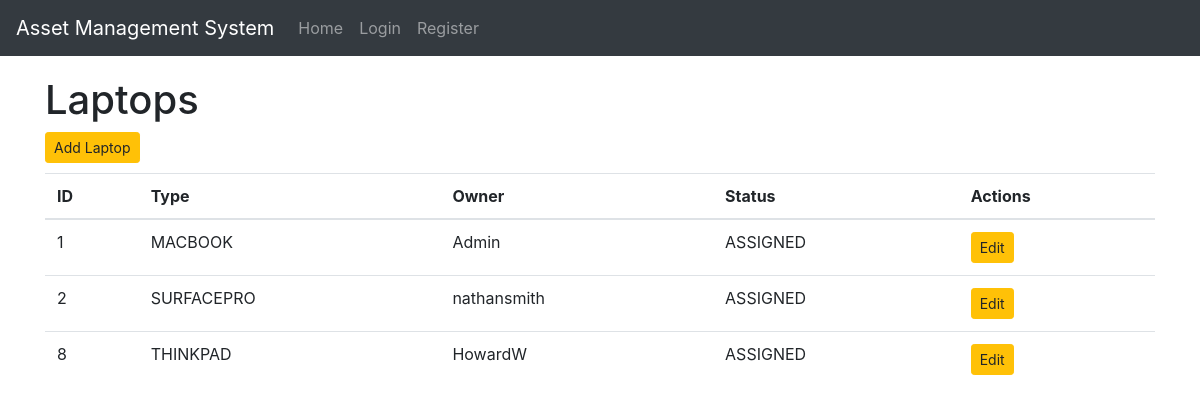
The app's page /display_laptops, older data.
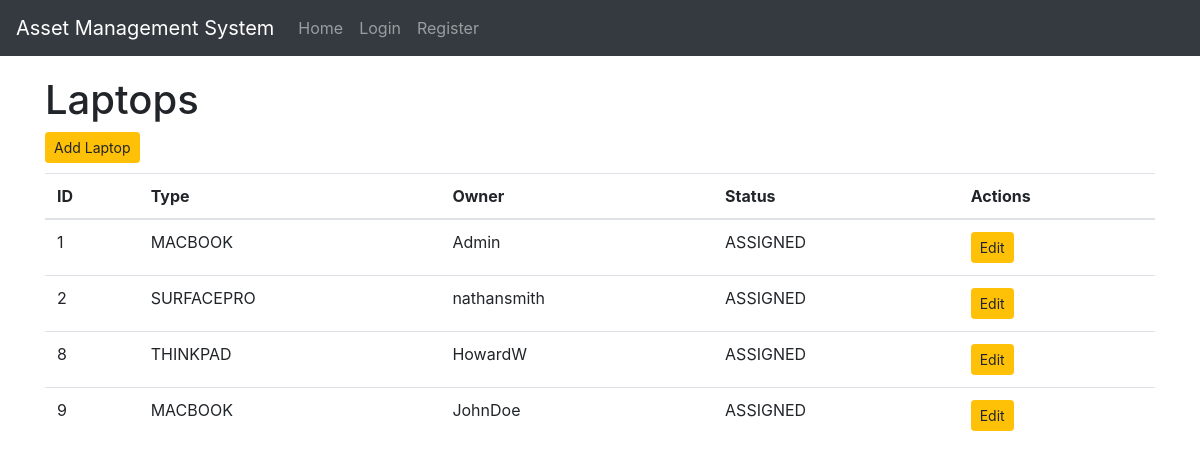
The same page, newer data.
### inventory/models.py (models this page shows, shortened)
class Laptop(models.Model):
    type_choices = (
        ("SURFACEPRO", "Surface Pro"),
        ("MACBOOK", "MacBook"),
        ("THINKPAD", "Thinkpad"),
    )
    type = models.CharField(max_length=100, choices=type_choices, blank=False)
    owner = models.ForeignKey(User, blank=True, null=True, on_delete=models.CASCADE)
    status_choices = (
        ("AVAILABLE", "Device is available to be assigned"),
        ("ASSIGNED", "Device is assigned to a staff member"),
        ("SETUP_REQUIRED", "This device needs setting up before it can be assigned"),
    )
    status = models.CharField(max_length=100, choices=status_choices, blank=False)

### inventory/views.py (the view)
# urls.py: re_path(r"^display_laptops$", display_laptops, name="display_laptops"),
def display_laptops(request):
    items = Laptop.objects.all()
    context = {
        "items": items,
        "header": "Laptops",
    }
    return render(request, "inventory/index.html", context)

### inventory/templates/inventory/index.html (shortened to what this page needs)
{% extends 'inventory/base.html' %}
{% block body%}
    <h1>{{ header }}</h1>
    <div class="button-group">
        {% if header == "Laptops" %}
            <a href="{% url 'add_laptop' %}" class="btn btn-warning btn-sm" role="button">Add Laptop</a>
        {% elif header == "Mobiles" %}
            <a href="{% url 'add_mobile' %}" class="btn btn-warning btn-sm" role="button">Add Mobile</a>
        {% endif %}
    </div>
    {% if header == "Home" %}
        <h2>Welcome to the Asset Management System for NHSD</h2>
        {% if user.is_authenticated %}
            <p>Please select from one of the two following options</p>
            <a href="{% url 'display_laptops' %}" class="btn btn-primary btn-md" role="button">Laptops</a>
            <a href="{% url 'display_mobiles' %}" class="btn btn-primary btn-md" role="button">Mobiles</a>
        {% else %}
            <p>Please login or register an account to access this system</p>
            <a href="{% url 'login' %}" class="btn btn-primary btn-md" role="button">Login</a>
            <a href="{% url 'register_user' %}" class="btn btn-primary btn-md" role="button">Register</a>
        {% endif %}
    {% else %}
        <table class="table table-hover">
            <thead>
                <tr>
                    <th>ID</th>
                    <th>Type</th>
                    <th>Owner</th>
                    <th>Status</th>
                    <th>Actions</th>
                </tr>
            </thead>
            <tbody>
                {% for item in items %}
                    <tr>
                        <td>{{ item.pk }}</td>
                        <td>{{ item.type }}</td>
                        <td>{{ item.owner.username }}</td>
                        <td>{{ item.status }}</td>
                        {% if header == "Laptops" %}
                        <td>
                            <a href="{% url 'edit_laptop' item.pk %}" class="btn btn-warning btn-sm" role="button">Edit</a>
                        </td>
                        {% endif %}
                    </tr>
                {% endfor %}
            </tbody>
        </table>
    {% endif %}
{% endblock %}

### inventory/templates/inventory/base.html (shortened to what this page needs)
<html>
    <head>
        {% load static %}
        <link rel="stylesheet" href="{% static '/css/style.css'%}">
        <link rel="stylesheet" href="https://cdn.jsdelivr.net/npm/bootstrap@4.6.1/dist/css/bootstrap.min.css">
    </head>
    <body>
        <nav class="navbar navbar-expand navbar-dark bg-dark">
            <a class="navbar-brand" href="#">Asset Management System</a>
            <div class="collapse navbar-collapse" id="navbarsExample02">
              <ul class="navbar-nav mr-auto">
                <li class="nav-item">
                  <a class="nav-link" href="{% url 'index' %}">
                    Home<span class="sr-only">(current)</span>
                  </a>
                </li>
                {% if user.is_authenticated %}
                  <li class="nav-item">
                    <a class="nav-link" href="{% url 'display_laptops' %}">
                      Laptops
                    </a>
                  </li>
                  <li class="nav-item">
                    <a class="nav-link" href="{% url 'display_mobiles' %}">
                      Mobiles
                    </a>
                  </li>
                  <li class="nav-item">
                    <a class="nav-link" href="{% url 'display_profile' %}">
                        Profile
                    </a>
                  </li>
                  <li class="nav-item">
                    <a class="nav-link" href="{% url 'logout' %}">
                        Logout
                    </a>
                  </li>
                {% else %}
                  <li class="nav-item">
                    <a class="nav-link" href="{% url 'login' %}">
                        Login
                    </a>
                  </li>
                  <li class="nav-item">
                    <a class="nav-link" href="{% url 'register_user' %}">
                        Register
                    </a>
                  </li>
                {% endif %}
              </ul>
            </div>
          </nav>
        <div class="container main-body">
          {% block body %}
          {% endblock %}
        </div>
    </body>
</html>

### inventory/static/css/style.css (style rules this page uses)
.main-body { padding: 20px 0px 20px 0px; }
.table { margin: 10px 0px 10px 0px; }

Row changes from the older to the newer data that the page shows:
added Laptop: pk "9", type "MACBOOK", owner.username "JohnDoe", status "ASSIGNED"
